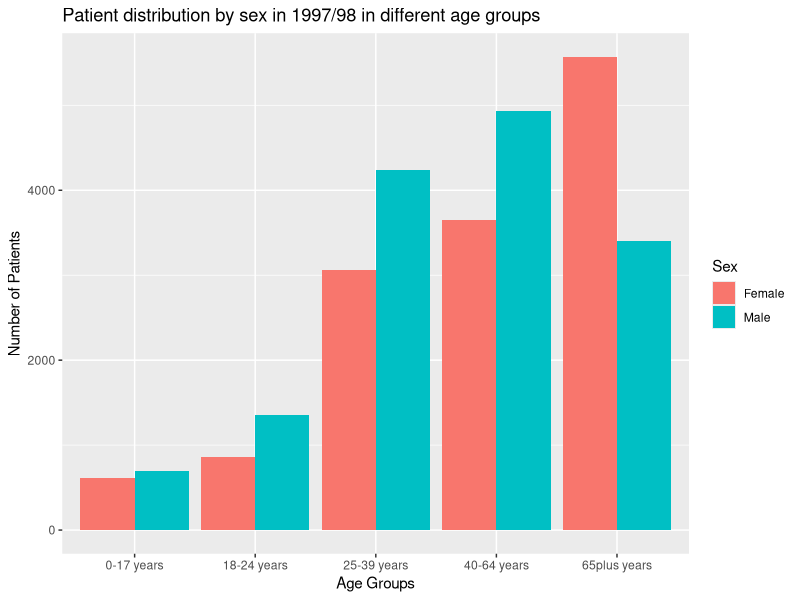
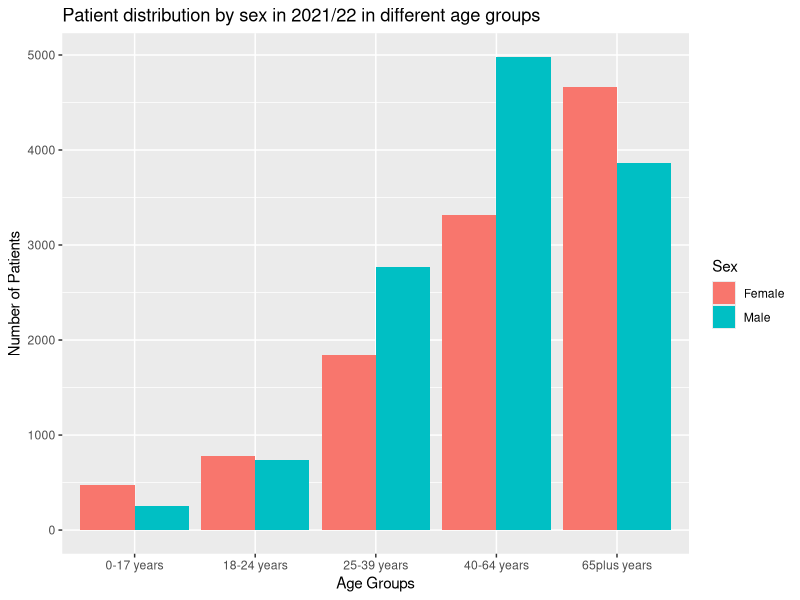
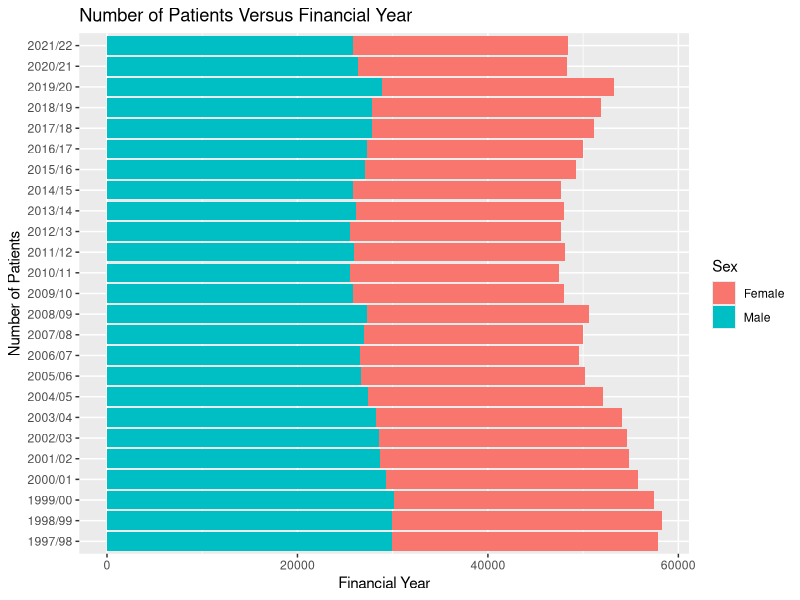
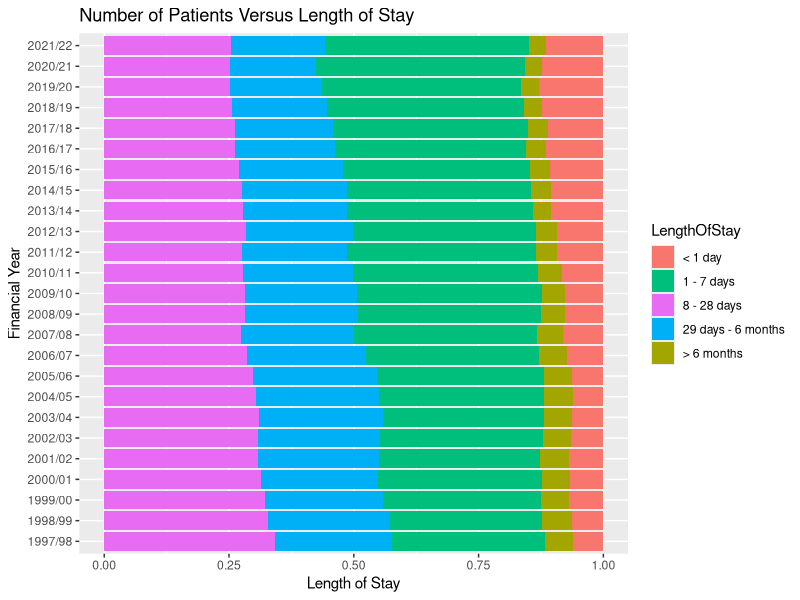
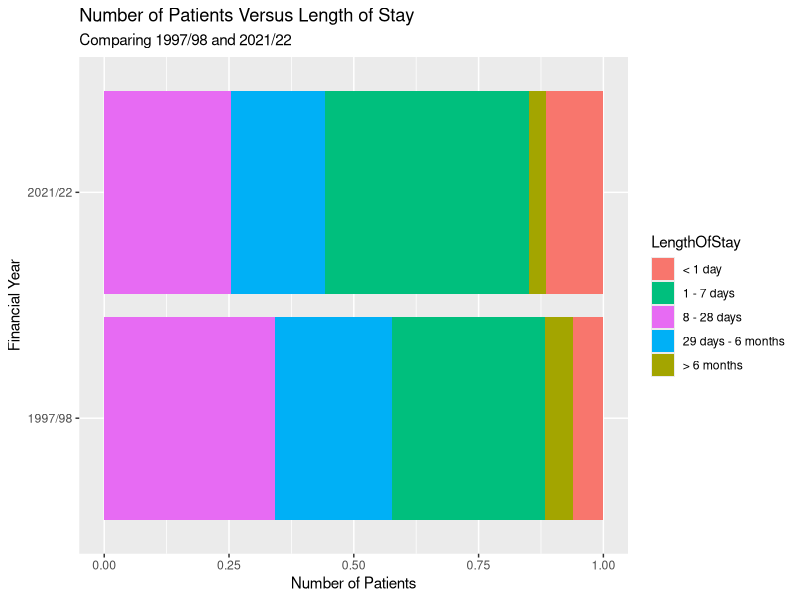
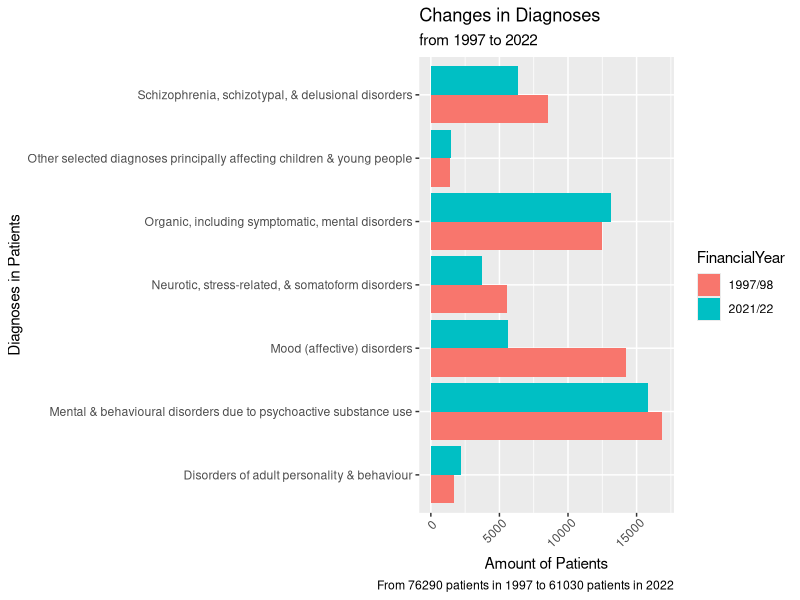
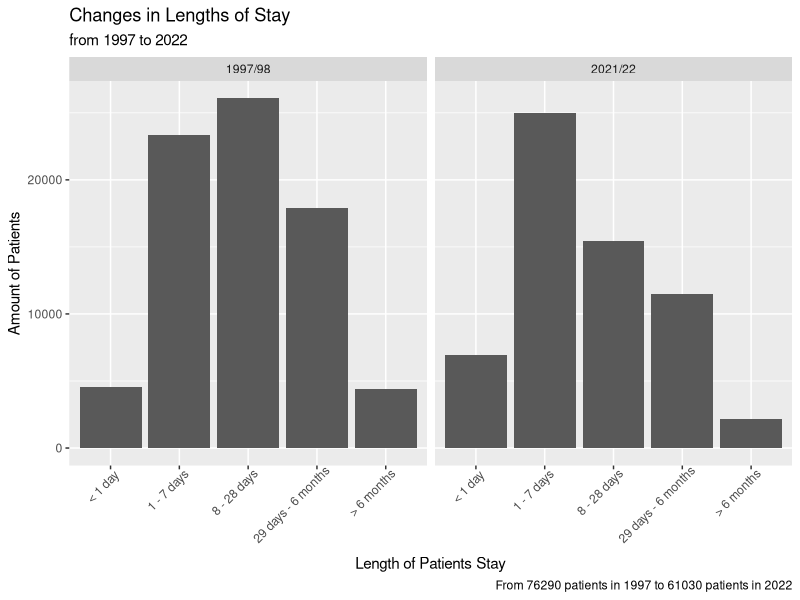
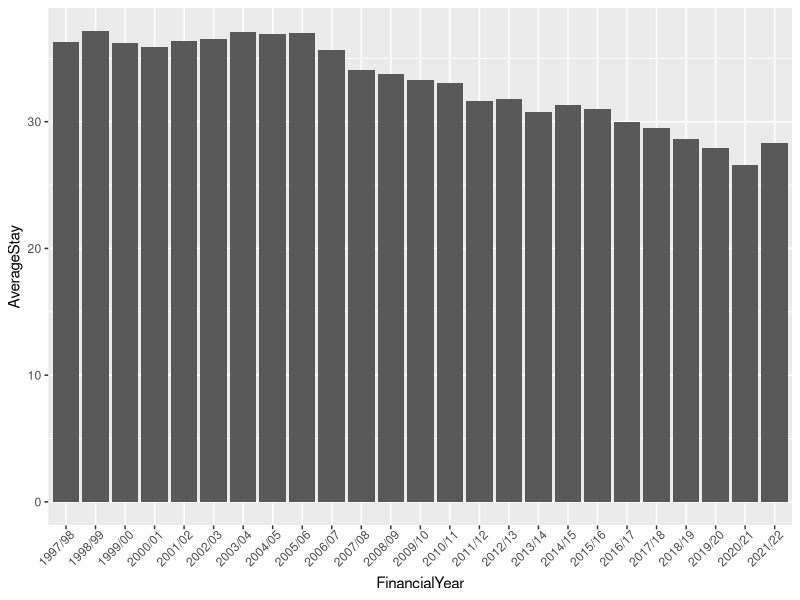

The R script that drew these images, in order:
## ---- chunk 1
knitr::opts_chunk$set(echo = TRUE)
## ---- chunk 2
library(tidyverse)
library(ggplot2)
# Add any other libraries here



## ---- chunk 3
# Load your data
mental_health_inpatient_activity_age_sex <- read_csv("data/mental-health-inpatient-activity-age-sex.csv")
y97_98<-filter(mental_health_inpatient_activity_age_sex,FinancialYear=="1997/98")
y21_22<-filter(mental_health_inpatient_activity_age_sex,FinancialYear=="2021/22")
plot1<-ggplot(y97_98,aes(fill=Sex,y=PatientsCount,x=AgeGroup))+geom_bar(position="dodge",stat="identity")+ labs(title = "Patient distribution by sex in 1997/98 in different age groups",
       x = "Age Groups", 
       y = "Number of Patients")
plot2<-ggplot(y21_22,aes(fill=Sex,y=PatientsCount,x=AgeGroup))+geom_bar(position="dodge",stat="identity")+labs(title = "Patient distribution by sex in 2021/22 in different age groups",
       x = "Age Groups", 
       y = "Number of Patients")
plot1
plot2

#ggplot(new_df1,aes(fill=Sex,y=PatientsCount,x=AgeGroup))+geom_bar(position="dodge",stat="identity")

age.sex <- read_csv("data/mental-health-inpatient-activity-age-sex.csv")
length.of.stay <- read_csv("data/mental-health-inpatient-activity-length-of-stay.csv")
diagnosis <- read_csv("data/mental-health-inpatient-activity-diagnosis-trend.csv")

#Bar chart for number of patients vs. financial year
age.sex %>% 
  filter(HBR == "S92000003") %>%
  group_by(FinancialYear, Sex) %>%
  summarise(amount = sum(PatientsCount)) %>%
  ggplot(aes(y = FinancialYear, 
             x = amount, 
             fill = Sex)) +
  geom_col() +
  labs(x = "Financial Year",
       y = "Number of Patients",
       title = "Number of Patients Versus Financial Year")

#Bar chart for number of patients vs. length of stay
length.of.stay %>% 
  filter(HBT == "S92000003") %>%
  group_by(FinancialYear, LengthOfStay) %>%
  summarise(amount = sum(NumberOfStays)) %>%
  ggplot(aes(y = FinancialYear,
             x = amount, 
             fill = LengthOfStay)) +
  geom_col(position = "fill") +
  labs(x = "Length of Stay",
       y = "Financial Year",
       title = "Number of Patients Versus Length of Stay") +
  scale_fill_discrete(breaks = c('< 1 day', 
                                 '1 - 7 days',
                                 '8 - 28 days',
                                 '29 days - 6 months',
                                 '> 6 months'))

#Comparing length of stay for patients in 1997/98 and 2021/22
length.of.stay %>%
  filter(HBT == "S92000003",
         FinancialYear == "1997/98" | 
           FinancialYear == "2021/22") %>%
  group_by(FinancialYear, LengthOfStay) %>%
  summarise(amount = sum(NumberOfStays)) %>%
  ggplot(aes(y = FinancialYear,
             x = amount, 
             fill = LengthOfStay)) +
  geom_col(position = "fill") +
  labs(x = "Number of Patients",
       y = "Financial Year",
       title = "Number of Patients Versus Length of Stay",
       subtitle = "Comparing 1997/98 and 2021/22") +
  scale_fill_discrete(breaks = c('< 1 day', 
                                 '1 - 7 days',
                                 '8 - 28 days',
                                 '29 days - 6 months',
                                 '> 6 months'))
#If someone knows how to reorder the lengthofstay ^^

#mutating diagnosis to contain a column with the types of diagnosis based on the code
diagnosis <- diagnosis %>% mutate(
              DiagnosisName = case_when(
                ICD10Codes == "F00 - F09 or Chapter G and second position F00" ~ "Organic, including symptomatic, mental disorders",
                ICD10Codes == "F10 - F19" ~ "Mental & behavioural disorders due to psychoactive substance use",
                ICD10Codes == "F20 - F29" ~ "Schizophrenia, schizotypal, & delusional disorders",
                ICD10Codes == "F30 - F39" ~ "Mood (affective) disorders",
                ICD10Codes == "F40 - F49" ~ "Neurotic, stress-related, & somatoform disorders",
                ICD10Codes == "F60 - F69" ~ "Disorders of adult personality & behaviour",
                ICD10Codes == "F50 - F59, F70 - F99" ~ "Other selected diagnoses principally affecting children & young people"
               )
              )

#quick graph of diagnosis against financial year
diagnosis %>% filter(HBT == "S92000003",
                     FinancialYear == "1997/98" | 
           FinancialYear == "2021/22") %>%
              group_by(FinancialYear, DiagnosisName) %>%
              summarise(amount = sum(PatientsCount)) %>%
              ggplot(aes(x = amount, y = DiagnosisName, fill = FinancialYear)) +
              theme(axis.text.x=element_text(angle=45, hjust=0.9)) +
              geom_bar(position = "dodge", stat = "identity") +
              labs(y = "Diagnoses in Patients", 
                        x = "Amount of Patients", 
                        title = "Changes in Diagnoses", 
                        subtitle = "from 1997 to 2022",
                        caption = "From 76290 patients in 1997 to 61030 patients in 2022",
                        legend = "Financial Year"
                        )

#bar chart for 1997/87 and 2021/22 based on length of stay and amount of patients
length.of.stay %>% filter(HBT == "S92000003",
                       FinancialYear == "1997/98" | 
                       FinancialYear == "2021/22") %>%
                   group_by(FinancialYear, LengthOfStay) %>%
                   summarise(Amount = sum(NumberOfStays)) %>%
                   mutate(
                     Order = case_when(
                       LengthOfStay == "< 1 day" ~ 1,
                       LengthOfStay == "1 - 7 days" ~ 2,
                       LengthOfStay == "8 - 28 days" ~ 3,
                       LengthOfStay == "29 days - 6 months" ~ 4,
                       LengthOfStay == "> 6 months" ~ 5
                     )
                   ) %>%
                   ggplot(aes(x = reorder(LengthOfStay, +Order), y = Amount)) +
                   facet_wrap(vars(FinancialYear)) +
                   geom_bar(position = "dodge", stat = "identity") +
                   theme(axis.text.x=element_text(angle=45, hjust=0.9)) +
                   labs(x = "Length of Patients Stay", 
                        y = "Amount of Patients", 
                        title = "Changes in Lengths of Stay", 
                        subtitle = "from 1997 to 2022",
                        caption = "From 76290 patients in 1997 to 61030 patients in 2022"
                        )

#calculating average length of stay for each year (decreasing trend)
length.of.stay %>% filter(HBT == "S92000003",) %>%
                   group_by(FinancialYear, LengthOfStay) %>%
                   summarise(Amount = sum(NumberOfStays)) %>%
                   mutate(
                     Midpoint = case_when(
                         LengthOfStay == "< 1 day" ~ 0.5,
                         LengthOfStay == "1 - 7 days" ~ 4,
                         LengthOfStay == "8 - 28 days" ~ 18,
                         LengthOfStay == "29 days - 6 months" ~ 98.5,
                         LengthOfStay == "> 6 months" ~ 100 
                      ),
                     TotalStays = Midpoint * Amount
                   ) %>%
                   group_by(FinancialYear) %>%
                   summarise(TotalStaysYearly = sum(TotalStays), TotalAmount = sum(Amount)) %>%
                   mutate(
                     AverageStay = TotalStaysYearly / TotalAmount
                   ) %>%
                   ggplot(aes(y = AverageStay, x = FinancialYear)) +
                   geom_col() +
                   theme(axis.text.x=element_text(angle=45, hjust=0.9))
                
